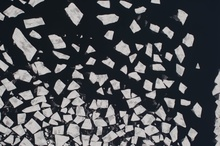
%> input picture prepareForLater/core_code/regularMethodForLabelingMatlab/2.jpg, 220 x 146 px, shrunk from 4290 x 2856 before the run
$ octave local_Otsu.m   (GNU Octave 9; MATLAB toolbox functions it lacks are replaced by stand-ins)
%> lines starting %> are read from the running program, lines starting %| are printed output that depends on the picture; in (x1, y1, x2, y2) boxes, pixels count from 0 and x2, y2 are one past the last pixel; in counts of white or black regions, pixels touching at a corner belong together; the program's own positions count from 1
clc; clear all; close all;
I = imread('2.jpg');
%> I is the input picture: size 146x220x3 uint8; mean R, G, B 77.6, 79.6, 84
I = rgb2gray(I);
%> I: size 146x220 uint8

figure,imshow(I);
[r, c] = size(I);
%> r = 146; c = 220
n_r = 2;
n_c = 3; % number of blocks
c_r = r/n_r; c_c = c/n_c;
%> after `c_r = r/n_r`: c_r = 73
%> after `c_c = c/n_c`: c_c = 73.33
t1 = (0:n_r-1)*c_r + 1; t2 = (1:n_r)*c_r;
%> after `t1 = (0:n_r-1)*c_r + 1`: t1 = [1 74]
%> after `t2 = (1:n_r)*c_r`: t2 = [73 146]
t3 = (0:n_c-1)*c_c + 1; t4 = (1:n_c)*c_c;
%> after `t3 = (0:n_c-1)*c_c + 1`: t3 = [1 74.33 147.7]
%> after `t4 = (1:n_c)*c_c`: t4 = [73.33 146.7 220]

figure,
for i = 1 : n_r
    for j = 1 : n_c
        temp = I(t1(i):t2(i), t3(j):t4(j));

        t=graythresh(temp);

        th = t*255;
        thresh((i-1)*n_c+j) = th;

        [r_t,c_t] = size(temp);
        n = 0;
        for r1 = 1:r_t;
            for c1 = 1:c_t
                if temp(r1,c1)>th
                   n = n+1;
                end
            end
        end

        num((i-1)*n_c+j) = n;

        temp = im2bw(temp, t);
        IC_local((i-1)*n_c+j)=n/(r_t*c_t);

        ic0 = IC_local((i-1)*n_c+j) * 100;

        subplot(n_r, n_c, (i-1)*n_c+j);
%          figure,
        imshow(temp, 'border', 'tight');
        title({['{\it IC}=',num2str(ic0),'%'];['Threshold=',num2str(th)]});
%         pause(0.1);
hold on;
axis off;
    end
end
%> this loop made 2 passes
%> pass 1, `for j = 1 : n_c temp = I(t1(i):t2(i), t3(j):t4(j));  t=graythresh(temp..`:
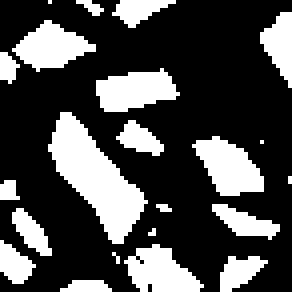
%> displayed picture: size 73x73 logical (shown 4 times larger); 29.3% white; 22 white regions (7 under 20 px), largest, box (x1, y1, x2, y2) and area: (12, 28, 37, 61) 359, (48, 34, 66, 49) 164, (24, 17, 45, 28) 157
%> pass 1, `for j = 1 : n_c temp = I(t1(i):t2(i), t3(j):t4(j));  t=graythresh(temp..`:
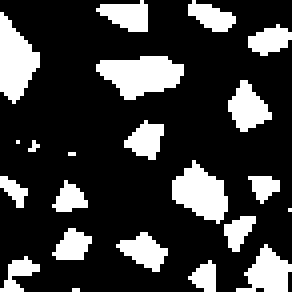
%> displayed picture: size 73x73 logical (shown 4 times larger); 22.9% white; 22 white regions (5 under 20 px), largest, box (x1, y1, x2, y2) and area: (24, 14, 46, 25) 161, (0, 3, 10, 26) 141, (43, 40, 57, 56) 136
%> pass 1, `for j = 1 : n_c temp = I(t1(i):t2(i), t3(j):t4(j));  t=graythresh(temp..`:
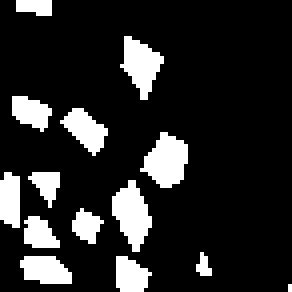
%> displayed picture: size 73x73 logical (shown 4 times larger); 15.5% white; 14 white regions (2 under 20 px), largest, box (x1, y1, x2, y2) and area: (35, 33, 47, 47) 109, (28, 45, 38, 63) 108, (30, 9, 41, 25) 96
%> pass 2, `for j = 1 : n_c temp = I(t1(i):t2(i), t3(j):t4(j));  t=graythresh(temp..`:
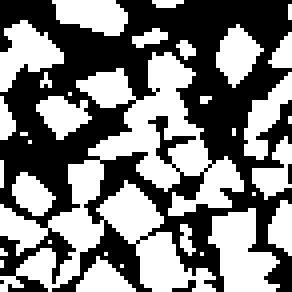
%> displayed picture: size 73x73 logical (shown 4 times larger); 49.3% white; 33 white regions (19 under 20 px), largest, box (x1, y1, x2, y2) and area: (0, 13, 61, 73) 1333, (52, 52, 70, 73) 233, (0, 5, 16, 23) 153
%> after the loop, IC_local = [0.293 0.229 0.155 0.493 0.455 0.307]; num = [1559 1222 828 2629 2425 1635]; thresh = [103 105 103 109 110 106]

IC = sum(num(:)) / (r*c);
%> IC = 0.321
